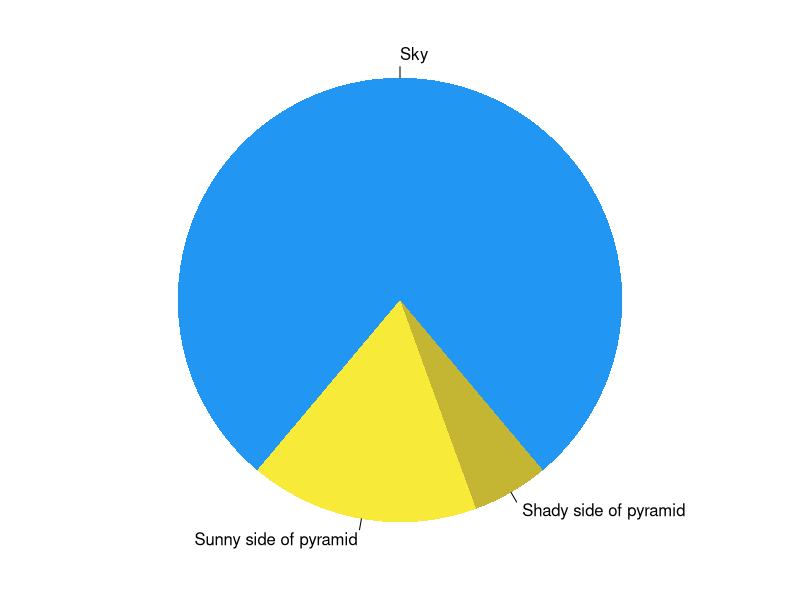

This chart was generated by the following R code:
## ---- chunk 1
knitr::opts_chunk$set(collapse = TRUE)
## ---- chunk 2
summary(cars)
fit <- lm(dist ~ speed, data = cars)
fit
## ---- chunk 3
par(mar = c(0, 1, 0, 1))
pie(
  c(280, 60, 20),
  c('Sky', 'Sunny side of pyramid', 'Shady side of pyramid'),
  col = c('#2196F3', '#F7EA39', '#C4B632'),
  init.angle = -50, border = NA
)
